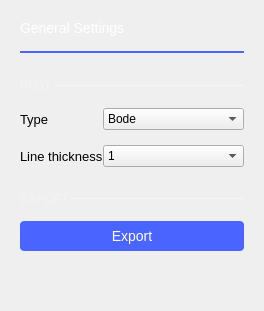
               <widget class="QWidget" name="page_4">
                <layout class="QVBoxLayout" name="verticalLayout_16">
                 <property name="spacing">
                  <number>0</number>
                 </property>
                 <property name="leftMargin">
                  <number>20</number>
                 </property>
                 <property name="topMargin">
                  <number>20</number>
                 </property>
                 <property name="rightMargin">
                  <number>20</number>
                 </property>
                 <property name="bottomMargin">
                  <number>20</number>
                 </property>
                 <item>
                  <widget class="QLabel" name="label_7">
                   <property name="styleSheet">
                    <string notr="true">color: white;
    font-size: 14px;
    font-weight: normal;</string>
                   </property>
                   <property name="text">
                    <string>General Settings</string>
                   </property>
                  </widget>
                 </item>
                 <item>
                  <spacer name="verticalSpacer_7">
                   <property name="orientation">
                    <enum>Qt::Vertical</enum>
                   </property>
                   <property name="sizeType">
                    <enum>QSizePolicy::Fixed</enum>
                   </property>
                   <property name="sizeHint" stdset="0">
                    <size>
                     <width>20</width>
                     <height>15</height>
                    </size>
                   </property>
                  </spacer>
                 </item>
                 <item>
                  <widget class="Line" name="line_6">
                   <property name="sizePolicy">
                    <sizepolicy hsizetype="Minimum" vsizetype="Fixed">
                     <horstretch>0</horstretch>
                     <verstretch>0</verstretch>
                    </sizepolicy>
                   </property>
                   <property name="styleSheet">
                    <string notr="true">color: #4A64FF;</string>
                   </property>
                   <property name="frameShadow">
                    <enum>QFrame::Plain</enum>
                   </property>
                   <property name="lineWidth">
                    <number>2</number>
                   </property>
                   <property name="orientation">
                    <enum>Qt::Horizontal</enum>
                   </property>
                  </widget>
                 </item>
                 <item>
                  <layout class="QVBoxLayout" name="verticalLayout_15">
                   <property name="spacing">
                    <number>0</number>
                   </property>
                   <property name="topMargin">
                    <number>25</number>
                   </property>
                   <property name="bottomMargin">
                    <number>0</number>
                   </property>
                   <item>
                    <layout class="QHBoxLayout" name="horizontalLayout_15">
                     <property name="spacing">
                      <number>0</number>
                     </property>
                     <property name="topMargin">
                      <number>0</number>
                     </property>
                     <item>
                      <widget class="QLabel" name="label_6">
                       <property name="sizePolicy">
                        <sizepolicy hsizetype="Fixed" vsizetype="Fixed">
                         <horstretch>0</horstretch>
                         <verstretch>0</verstretch>
                        </sizepolicy>
                       </property>
                       <property name="styleSheet">
                        <string notr="true">QLabel {
        font-size: 12px;
        color: rgba(255, 255, 255, 70);
    }</string>
                       </property>
                       <property name="text">
                        <string>PLOT </string>
                       </property>
                      </widget>
                     </item>
                     <item>
                      <widget class="Line" name="line_9">
                       <property name="sizePolicy">
                        <sizepolicy hsizetype="Minimum" vsizetype="Maximum">
                         <horstretch>0</horstretch>
                         <verstretch>0</verstretch>
                        </sizepolicy>
                       </property>
                       <property name="minimumSize">
                        <size>
                         <width>0</width>
                         <height>1</height>
                        </size>
                       </property>
                       <property name="maximumSize">
                        <size>
                         <width>16777215</width>
                         <height>1</height>
                        </size>
                       </property>
                       <property name="styleSheet">
                        <string notr="true">border: 1px solid rgba(255, 255, 255, 70);</string>
                       </property>
                       <property name="orientation">
                        <enum>Qt::Horizontal</enum>
                       </property>
                      </widget>
                     </item>
                    </layout>
                   </item>
                   <item>
                    <spacer name="verticalSpacer_14">
                     <property name="orientation">
                      <enum>Qt::Vertical</enum>
                     </property>
                     <property name="sizeType">
                      <enum>QSizePolicy::Fixed</enum>
                     </property>
                     <property name="sizeHint" stdset="0">
                      <size>
                       <width>20</width>
                       <height>15</height>
                      </size>
                     </property>
                    </spacer>
                   </item>
                   <item>
                    <layout class="QHBoxLayout" name="horizontalLayout_17">
                     <property name="spacing">
                      <number>0</number>
                     </property>
                     <property name="topMargin">
                      <number>0</number>
                     </property>
                     <item>
                      <widget class="QLabel" name="label_16">
                       <property name="styleSheet">
                        <string notr="true">font-size: 13px;</string>
                       </property>
                       <property name="text">
                        <string>Type</string>
                       </property>
                      </widget>
                     </item>
                     <item>
                      <widget class="QComboBox" name="cmb_graphs">
                       <property name="minimumSize">
                        <size>
                         <width>141</width>
                         <height>0</height>
                        </size>
                       </property>
                       <item>
                        <property name="text">
                         <string>Bode</string>
                        </property>
                       </item>
                       <item>
                        <property name="text">
                         <string>Nyquist</string>
                        </property>
                       </item>
                       <item>
                        <property name="text">
                         <string>Nichols</string>
                        </property>
                       </item>
                      </widget>
                     </item>
                    </layout>
                   </item>
                   <item>
                    <spacer name="verticalSpacer_13">
                     <property name="orientation">
                      <enum>Qt::Vertical</enum>
                     </property>
                     <property name="sizeType">
                      <enum>QSizePolicy::Fixed</enum>
                     </property>
                     <property name="sizeHint" stdset="0">
                      <size>
                       <width>20</width>
                       <height>15</height>
                      </size>
                     </property>
                    </spacer>
                   </item>
                   <item>
                    <layout class="QHBoxLayout" name="horizontalLayout_13">
                     <property name="spacing">
                      <number>0</number>
                     </property>
                     <property name="bottomMargin">
                      <number>0</number>
                     </property>
                     <item>
                      <layout class="QVBoxLayout" name="verticalLayout_12">
                       <property name="spacing">
                        <number>0</number>
                       </property>
                       <property name="rightMargin">
                        <number>0</number>
                       </property>
                       <property name="bottomMargin">
                        <number>0</number>
                       </property>
                       <item>
                        <widget class="QLabel" name="label_10">
                         <property name="styleSheet">
                          <string notr="true">font-size: 13px;</string>
                         </property>
                         <property name="text">
                          <string>Line thickness</string>
                         </property>
                        </widget>
                       </item>
                      </layout>
                     </item>
                     <item>
                      <widget class="QComboBox" name="cbLineThickness">
                       <property name="minimumSize">
                        <size>
                         <width>141</width>
                         <height>0</height>
                        </size>
                       </property>
                       <property name="currentIndex">
                        <number>1</number>
                       </property>
                       <item>
                        <property name="text">
                         <string>0.5</string>
                        </property>
                       </item>
                       <item>
                        <property name="text">
                         <string>1</string>
                        </property>
                       </item>
                       <item>
                        <property name="text">
                         <string>1.5</string>
                        </property>
                       </item>
                       <item>
                        <property name="text">
                         <string>2</string>
                        </property>
                       </item>
                       <item>
                        <property name="text">
                         <string>2.5</string>
                        </property>
                       </item>
                       <item>
                        <property name="text">
                         <string>3</string>
                        </property>
                       </item>
                       <item>
                        <property name="text">
                         <string>3.5</string>
                        </property>
                       </item>
                       <item>
                        <property name="text">
                         <string>4</string>
                        </property>
                       </item>
                       <item>
                        <property name="text">
                         <string>4.5</string>
                        </property>
                       </item>
                       <item>
                        <property name="text">
                         <string>5</string>
                        </property>
                       </item>
                      </widget>
                     </item>
                    </layout>
                   </item>
                   <item>
                    <spacer name="verticalSpacer_16">
                     <property name="orientation">
                      <enum>Qt::Vertical</enum>
                     </property>
                     <property name="sizeType">
                      <enum>QSizePolicy::Fixed</enum>
                     </property>
                     <property name="sizeHint" stdset="0">
                      <size>
                       <width>20</width>
                       <height>25</height>
                      </size>
                     </property>
                    </spacer>
                   </item>
                   <item>
                    <layout class="QHBoxLayout" name="horizontalLayout_18">
                     <property name="spacing">
                      <number>0</number>
                     </property>
                     <property name="bottomMargin">
                      <number>0</number>
                     </property>
                     <item>
                      <widget class="QLabel" name="label_17">
                       <property name="sizePolicy">
                        <sizepolicy hsizetype="Fixed" vsizetype="Preferred">
                         <horstretch>0</horstretch>
                         <verstretch>0</verstretch>
                        </sizepolicy>
                       </property>
                       <property name="styleSheet">
                        <string notr="true">QLabel {
        font-size: 12px;
        color: rgba(255, 255, 255, 70);
    }</string>
                       </property>
                       <property name="text">
                        <string>EXPORT</string>
                       </property>
                      </widget>
                     </item>
                     <item>
                      <widget class="Line" name="line_11">
                       <property name="maximumSize">
                        <size>
                         <width>16777215</width>
                         <height>1</height>
                        </size>
                       </property>
                       <property name="styleSheet">
                        <string notr="true">border: 1px solid rgba(255, 255, 255, 70);</string>
                       </property>
                       <property name="orientation">
                        <enum>Qt::Horizontal</enum>
                       </property>
                      </widget>
                     </item>
                    </layout>
                   </item>
                   <item>
                    <spacer name="verticalSpacer_17">
                     <property name="orientation">
                      <enum>Qt::Vertical</enum>
                     </property>
                     <property name="sizeType">
                      <enum>QSizePolicy::Fixed</enum>
                     </property>
                     <property name="sizeHint" stdset="0">
                      <size>
                       <width>20</width>
                       <height>15</height>
                      </size>
                     </property>
                    </spacer>
                   </item>
                   <item>
                    <widget class="QPushButton" name="btnExport">
                     <property name="styleSheet">
                      <string notr="true">QPushButton {
  min-height: 30px;
  max-height: 30px;

  border: 0px;
  border-radius: 4px;

  background-color: #4a64ff;
  color: #ffffff;

  font-size: 14px;
}

QPushButton:pressed {
  background-color: #2a44df;
}

QPushButton:hover {
	background-color: #4a34ff;
}</string>
                     </property>
                     <property name="text">
                      <string>Export</string>
                     </property>
                    </widget>
                   </item>
                  </layout>
                 </item>
                 <item>
                  <spacer name="verticalSpacer_4">
                   <property name="orientation">
                    <enum>Qt::Vertical</enum>
                   </property>
                   <property name="sizeHint" stdset="0">
                    <size>
                     <width>20</width>
                     <height>40</height>
                    </size>
                   </property>
                  </spacer>
                 </item>
                </layout>
               </widget>
